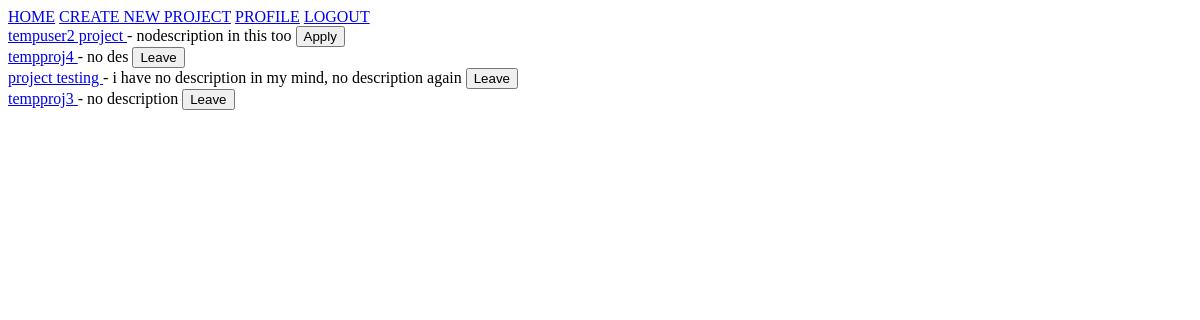
Before: / (signed in) with the older database file.
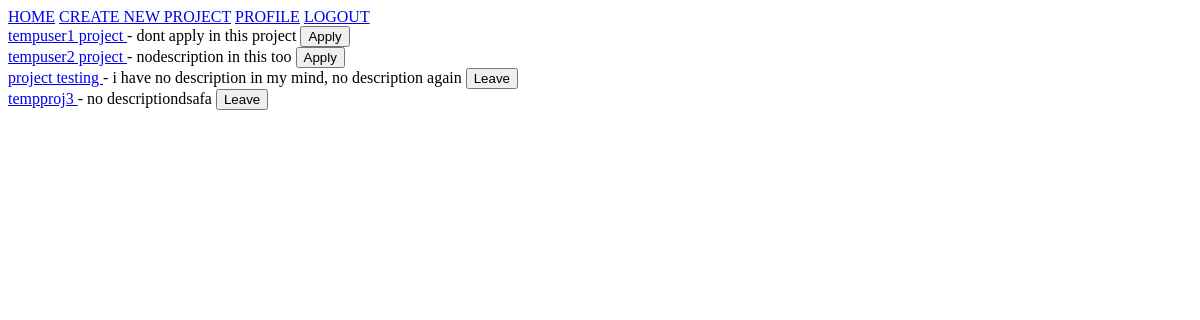
After: the same page with the newer database file.
### home/models.py (models this page shows, shortened)
class Project(models.Model):
    Title = models.CharField(max_length=30)
    Description = models.TextField()
    FloatedBy = models.ForeignKey(User, on_delete=models.CASCADE)
    Mentors = models.ManyToManyField(User, related_name='Mentors')
    Status = models.CharField(max_length=10, choices=STATUS_CHOICES, default='Open')
    Difficulty = models.CharField(max_length=15, choices=DIFFICULTY_CHOICES, default='Beginner')
    PreRequisite = models.TextField()
    Duration = models.CharField(max_length=30)
    DatePosted = models.DateTimeField(default = timezone.now)
    SelectionCriteria = models.TextField()
    OpenedFor = models.TextField()
    AlreadyApplied = models.ManyToManyField(User, related_name='AlreadyApplied')

### home/views.py (the view)
# urls.py: path('',views.main, name = 'home'),
@login_required
def main(request):
    user_projects_id = []
    for project in request.user.profile.projects.all():
        user_projects_id.append(project.id)
    context = {
        'title': 'Home',
        'projects': Project.objects.all().order_by('-DatePosted'),
        'user_projects_id': user_projects_id
    }
    return render(request, 'home/main.html', context)

### home/templates/home/main.html (shortened to what this page needs)
{% extends 'home/base.html' %}
{% block content %}
    {% for project in projects %}
        <div>
            <a href="{% url 'project' project.id %}"> {{ project.Title }} </a> - {{ project.Description }}
            {% if project.id not in user_projects_id %}
                <a href="{% url 'apply-to-project' project.id %}">
                    <button >Apply</button>
                </a>
            {% else %}
                <a href="{% url 'leave-project' project.id %}">
                    <button >Leave</button>
                </a>
            {% endif %}
        </div>
    {% endfor %}
{% endblock content %}

### home/templates/home/base.html (shortened to what this page needs)
<!DOCTYPE html>
<html lang="en">
	<head>
	</head>
	<body>
		<div>
			{% if user.is_authenticated %}
				<a href="{% url 'home' %}">HOME</a>
				<a href="{% url 'new-project' %}">CREATE NEW PROJECT</a>
				<a href="{% url 'profile' %}">PROFILE</a>
				<a href="{% url 'logout' %}">LOGOUT</a>
			{% else %}
				<a href="{% url 'login' %}">LOGIN</a>
				<a href="{% url 'signup' %}">SIGN UP</a>
			{% endif %}
		</div>
		{% block content %}{% endblock content %}
	</body>
</html>

Changed rows visible on the page:
removed Project: Title "tempproj4", Description "no des", shows "Leave"
added Project: Title "tempuser1 project", Description "dont apply in this project", shows "Apply"
changed Project "tempproj3": Description "no description" → "no descriptiondsafa"
